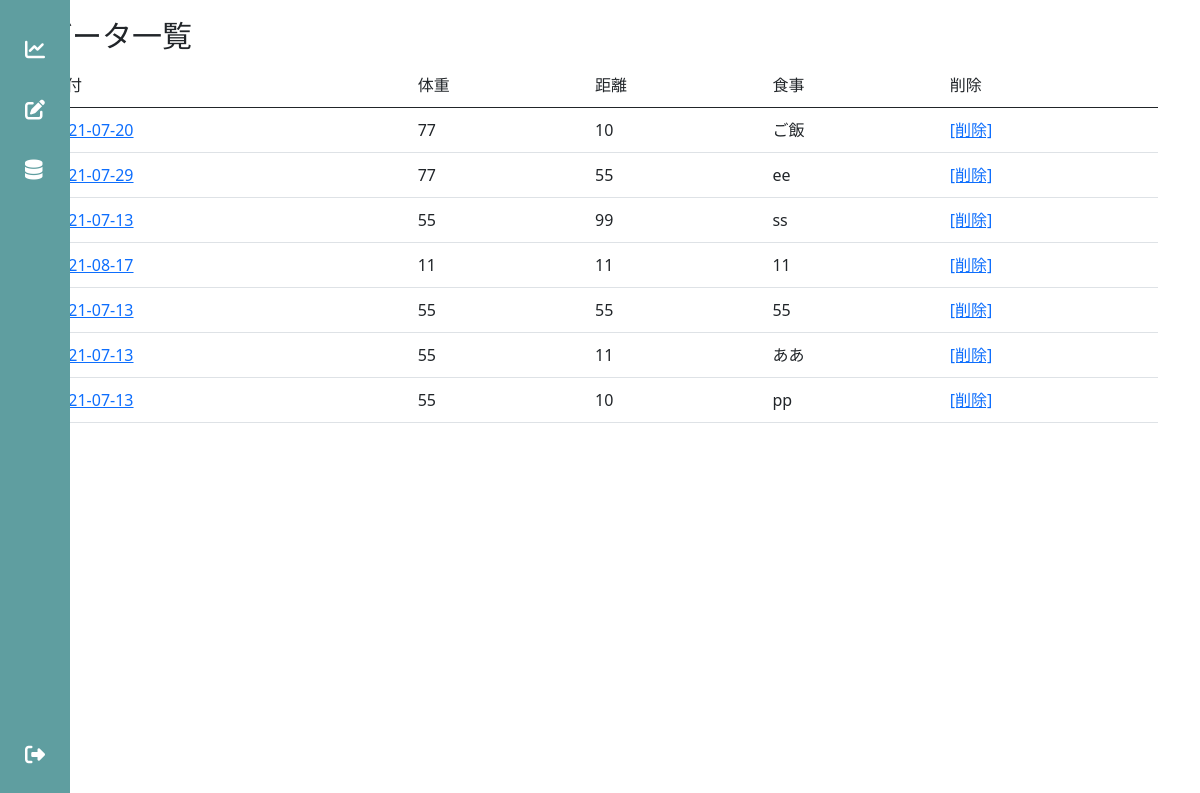
The page /select.php on the database its author committed.
### tables this page shows
CREATE TABLE `kadai7_table` (
  `id` int(11) NOT NULL,
  `date` text NOT NULL,
  `weight` int(11) NOT NULL,
  `kyori` int(11) NOT NULL,
  `syokuji` text NOT NULL
);

### select.php (the view, shortened to what this page needs)
<?php
try {
$pdo = new PDO('mysql:dbname=kadai7_db;charset=utf8;host=localhost','root','root');
} catch (PDOException $e) {
  exit('データベースに接続できませんでした。'.$e->getMessage());
}
$stmt = $pdo->prepare("SELECT * FROM kadai7_table");
$status = $stmt->execute();
$view="";
if($status==false){
  $error = $stmt->errorInfo();
  exit("ErrorQuery:".$error[2]);
}else{
  while( $result = $stmt->fetch(PDO::FETCH_ASSOC)){
    $view .= "<tr>";
    $view .= '<td><a href="detail.php?id='.$result["id"].'">';
    $view .= $result["date"]."</td>"."<td>".$result["weight"]."</td>"."<td>".$result["kyori"]."</td>"."<td>".$result["syokuji"]."</td>";
    $view .= '</a>';
    $view .= '<td><a href="delete.php?id='.$result["id"].'">';
    $view .= "[削除]"."</td>";
    $view .= '</a>';
    $view .= "</tr>";
  }
}
?>
<!DOCTYPE html>
<html lang="ja">
<head>
    <link rel="stylesheet" href="css/style0710.css">
    <link rel="stylesheet" href="css/reset.css">
    <link href="https://cdn.jsdelivr.net/npm/bootstrap@5.0.0-beta1/dist/css/bootstrap.min.css" rel="stylesheet">
</head>
<body>
    <div id="sidebar">
        <ul class="side-ul">
            <li>
            <a href="chart.php" class="side-icon icon1"><i class="fas fa-chart-line"></i></a>
            </li>
            <li>
            <a href="input.html" class="side-icon icon2"><i class="fas fa-edit"></i></a>
            </li>
            <li>
            <a href="select.php" class="side-icon icon3"><i class="fas fa-database"></i></a>
            </li>
            <li>
            <li>
            <a href="logout.php" class="side-icon icon4"><i class="fas fa-sign-out-alt"></i></a>
            </li>
        </ul>
    </div>
    <div class="container">
      <p class="title">データ一覧</p>
      <table class="table">
        <thead>
          <tr>
            <th>日付</th>
            <th>体重</th>
            <th>距離</th>
            <th>食事</th>
            <th>削除</th>
          </tr>
        </thead>
        <tbody>
          <?=$view?>
        </tbody>
      </table>
    </div>
</body>
</html>

### css/style0710.css (style rules this page uses)
#sidebar { position: fixed; top: 0px; left: 0px; background-color: cadetblue; height: 100%; width: 70px; }
.side-ul { margin-top: 55px; }
.side-icon { padding-left:25px; line-height: 60px; color: white; font-size: 20px; }
.icon1 { position: fixed; top: 20px; left: 0px; }
.icon2 { position: fixed; top: 80px; left: 0px; }
.icon3 { position: fixed; top: 140px; left: 0px; }
.icon4 { position: fixed; bottom: 15px; left: 0px; }
.title { font-size: xx-large; }
.title { font-size: 30px; text-decoration: none; display: inline; }
.container { margin-left: 100px; margin-top: 10px; line-height: 1.75; }

### rows shown on the page
kadai7_table: date "2021-07-20", weight "77", kyori "10", syokuji "ご飯"
kadai7_table: date "2021-07-29", weight "77", kyori "55", syokuji "ee"
kadai7_table: date "2021-07-13", weight "55", kyori "99", syokuji "ss"
kadai7_table: date "2021-08-17", weight "11", kyori "11", syokuji "11"
kadai7_table: date "2021-07-13", weight "55", kyori "55", syokuji "55"
kadai7_table: date "2021-07-13", weight "55", kyori "11", syokuji "ああ"
kadai7_table: date "2021-07-13", weight "55", kyori "10", syokuji "pp"
